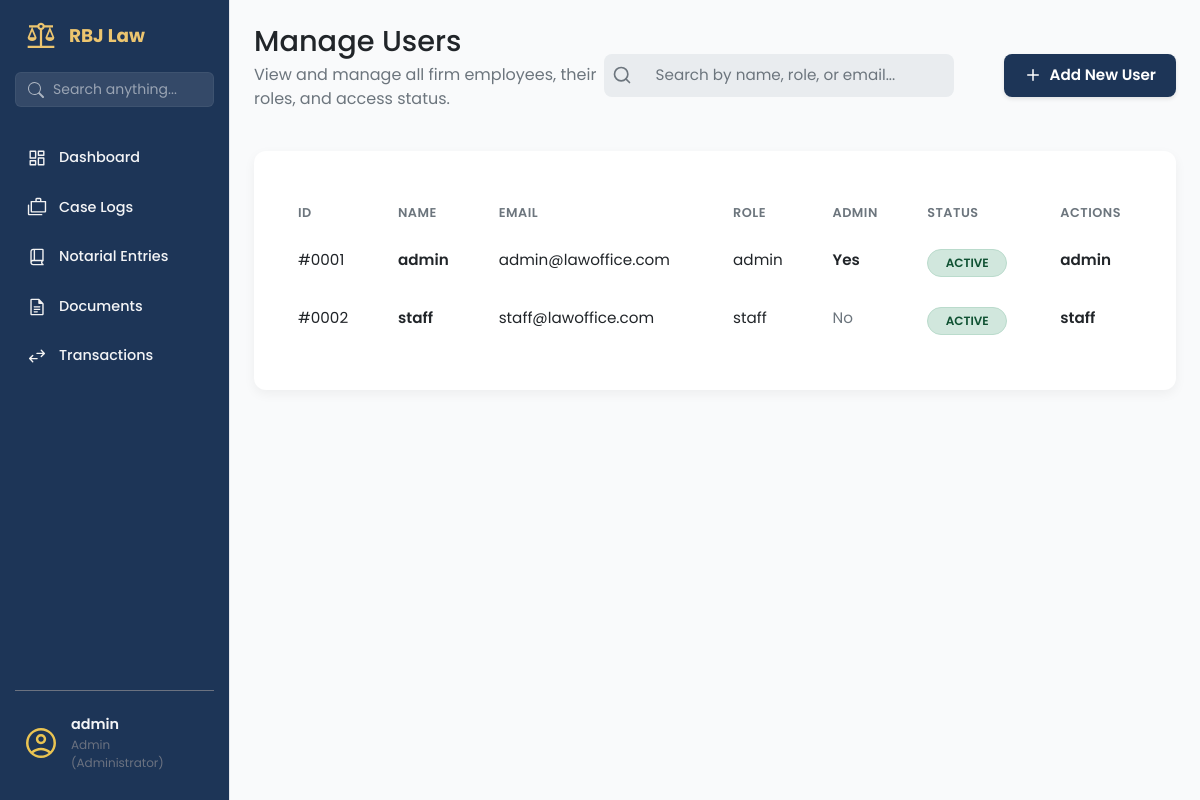
/admin/users (signed in), run on an earlier commit of the app's database.
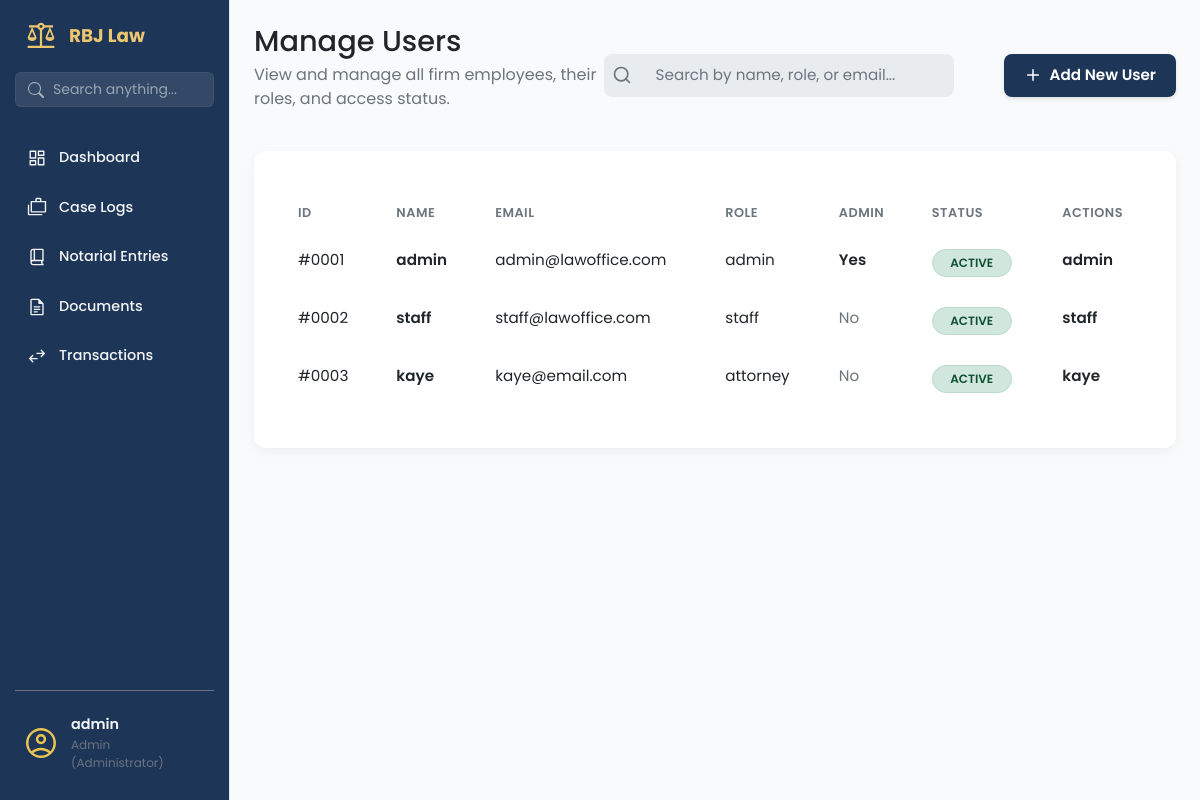
And on a later commit of the database.
### app/models/user_model.py (models this page shows, shortened)
class User(UserMixin, db.Model):
    __tablename__ = 'users'
    id = db.Column(db.Integer, primary_key=True)
    username = db.Column(db.String(80), unique=True, nullable=False, index=True)
    email = db.Column(db.String(120), unique=True, nullable=False)
    password_hash = db.Column(db.String(128), nullable=False)
    contact_number = db.Column(db.String(20), nullable=True)
    role = db.Column(db.String(50), default='attorney', nullable=False)
    is_active = db.Column(db.Boolean, default=True, nullable=False)
    is_admin = db.Column(db.Boolean, default=False, nullable=False)
    created_at = db.Column(db.DateTime, default=datetime.utcnow)
    updated_at = db.Column(db.DateTime, default=datetime.utcnow, onupdate=datetime.utcnow)

### app/routes/admin_profile_routes.py (the view)
@admin_bp.route('/users')
@login_required
def manage_users_page():
    if not current_user.is_admin:
        abort(403) # Forbidden
    users = get_all_users()
    return render_template('manage_users.html', users=users)

### app/services/user_service.py (called while the page is built)
def get_all_users():
    try:
        return User.query.all()
    except SQLAlchemyError as e:
        logging.error(f"Error fetching all users: {e}")
        return []

### app/templates/manage_users.html (shortened to what this page needs)
{% extends 'base.html' %}
{% block content %}
<main class="dashboard-content">
    <header class="dashboard-header">
        <div>
            <h1>Manage Users</h1>
            <p>View and manage all firm employees, their roles, and access status.</p>
        </div>
        <div class="dashboard-actions" style="display: flex; justify-content: space-between; flex-shrink: 0; gap: 50px;">
            <div class="search-bar">
                <svg class="search-bar__icon" xmlns="http://www.w3.org/2000/svg" width="20" height="20"
                    viewBox="0 0 24 24" fill="none" stroke="currentColor" stroke-width="2" stroke-linecap="round"
                    stroke-linejoin="round">
                    <circle cx="11" cy="11" r="8"></circle>
                    <line x1="21" y1="21" x2="16.65" y2="16.65"></line>
                </svg>
                <input class="search-bar__input" type="text" placeholder="Search by name, role, or email...">
            </div>
            <a href="{{ url_for('admin.add_new_user') }}" class="btn btn-primary">
                <svg class="btn-icon-left" xmlns="http://www.w3.org/2000/svg" viewBox="0 0 24 24" fill="none"
                    stroke="currentColor" stroke-width="2" stroke-linecap="round" stroke-linejoin="round">
                    <line x1="12" y1="5" x2="12" y2="19"></line>
                    <line x1="5" y1="12" x2="19" y2="12"></line>
                </svg>
                Add New User</a>
        </div>
    </header>
    <section class="content-section">
        <div class="data-card">
            <div class="table-wrapper">
                <table class="table user-table">
                    <colgroup>
                        <col class="col-id">
                        <col class="col-name">
                        <col class="col-email">
                        <col class="col-role">
                        <col class="col-admin">
                        <col class="col-status">
                        <col class="col-actions">
                    </colgroup>
                    <thead>
                        <tr>
                            <th>ID</th>
                            <th>Name</th>
                            <th>Email</th>
                            <th>Role</th>
                            <th>Admin</th>
                            <th>Status</th>
                            <th>Actions</th>
                        </tr>
                    </thead>
                    <tbody>
                        {% for user in users %}
                        <tr>
                            <td>#{{ '%04d' | format(user.id) }}</td>
                            <td>
                                <a href="{{ url_for('admin.edit_user', user_id=user.id) }}" class="table-link">{{
                                    user.username }}</a>
                            </td>
                            <td>{{ user.email }}</td>
                            <td>{{ user.role }}</td>
                            <td>
                                {% if user.is_admin %}
                                <span style="color: var(--color-success); font-weight: 600;">Yes</span>
                                {% else %}
                                <span style="color: var(--color-text-secondary);">No</span>
                                {% endif %}
                            </td>
                            <td>
                                {% if user.is_active %}
                                <span class="status-tag status-tag--active">Active</span>
                                {% else %}
                                <span class="status-tag status-tag--inactive">Inactive</span>
                                {% endif %}
                            </td>
                            <td>
                                <a href="{{ url_for('admin.edit_user', user_id=user.id) }}" class="table-link">{{
                                    user.username }}</a>
                            </td>
                        </tr>
                        {% endfor %}
                    </tbody>
                </table>
            </div>
        </div>
    </section>
</main>
{% endblock content %}

### app/templates/base.html (shortened to what this page needs)
<!DOCTYPE html>
<html lang="en">
<head>
    <link rel="stylesheet" href="{{ url_for('static', filename='vendor/bootstrap/css/bootstrap.min.css') }}">
    <link rel="stylesheet" href="{{ url_for('static', filename='css/main.css') }}">
    <link rel="stylesheet" href="{{ url_for('static', filename='css/sidebar.css') }}">
</head>
<body>
    <aside class="sidebar">
        <div class="sidebar-header">
            <img src="{{ url_for('static', filename='img/scales-of-justice.svg') }}" alt="logo" class="logo-img">
            <h2>RBJ Law</h2>
        </div>
        <div class="sidebar-search">
            <form action="{{ url_for('search.search_page') }}" method="GET">
                <div class="input-group">
                    <span class="input-group-text bg-transparent border-0 pe-0">
                    </span>
                    <input type="text" name="q" class="form-control" placeholder="Search anything..."
                        aria-label="Search" value="{{ request.args.get('q', '') }}">
                </div>
            </form>
        </div>
        <ul class="sidebar-links">
            <li>
                <a href="{{ url_for('dashboard.dashboard_page') }}"
                    class="{{ 'active' if 'dashboard' in request.endpoint else '' }}">
                    <span class="icon-wrapper"><img src="{{ url_for('static', filename='img/dashboard.svg') }}"
                            alt=""></span>
                    Dashboard
                </a>
            </li>
            {% if current_user.is_authenticated and (current_user.is_admin or current_user.role == 'admin') %}
            <li>
                <a href="{{ url_for('case.list_cases') }}" class="{{ 'active' if 'case' in request.endpoint else '' }}">
                    <span class="icon-wrapper"><img src="{{ url_for('static', filename='img/cases.svg') }}"
                            alt=""></span>
                    Case Logs
                </a>
            </li>
            {% endif %}
            {% if current_user.is_authenticated and current_user.role in ['admin', 'staff'] %}
            <li>
                <a href="{{ url_for('notarial_entries.notarial_entries_page') }}"
                    class="{{ 'active' if 'notarial' in request.endpoint else '' }}">
                    <span class="icon-wrapper"><img src="{{ url_for('static', filename='img/book.svg') }}"
                            alt=""></span>
                    Notarial Entries
                </a>
            </li>
            {% endif %}
            {% if current_user.is_authenticated and current_user.role in ['admin', 'staff'] %}
            <li>
                <a href="{{ url_for('documents.documents_page') }}"
                    class="{{ 'active' if 'documents' in request.endpoint else '' }}">
                    <span class="icon-wrapper"><img src="{{ url_for('static', filename='img/documents.svg') }}"
                            alt=""></span>
                    Documents
                </a>
            </li>
            {% endif %}
            {% if current_user.is_authenticated and current_user.role in ['admin', 'staff'] %}
            <li>
                <a href="{{ url_for('transaction.transactions_page') }}"
                    class="{{ 'active' if 'transaction' in request.endpoint else '' }}">
                    <span class="icon-wrapper"><img src="{{ url_for('static', filename='img/transaction.svg') }}"
                            alt=""></span>
                    Transactions
                </a>
            </li>
            {% endif %}
        </ul>
        <div class="sidebar-footer">
            <button class="avatar-btn" id="avatarBtn">
                <img src="{{ url_for('static', filename='img/avatar.svg') }}" alt="User Avatar">
                <div class="user-info">
                    <span class="user-name">
                        {{ current_user.username }}
                    </span>
                    <span class="user-role">
                        {{ current_user.role|title }}
                        {% if current_user.is_admin %} (Administrator){% endif %}
                    </span>
                </div>
            </button>
        </div>
    </aside>
    <div class="page-container">
        {% block content %}
        {% endblock %}
    </div>
</body>
</html>

### app/static/css/main.css (style rules this page uses)
.status-tag { display: inline-block; padding: 4px 10px; border-radius: 20px; font-size: 0.75rem; font-weight: 600; text-transform: uppercase; }
.status-tag--active { background-color: #d1e7dd; color: #0f5132; border: 1px solid #badbcc; }

### app/static/css/components/sidebar.css (style rules this page uses)
:root { --sidebar-width: 230px; --color-royal-blue: #1D3557; --color-gold: #ecc56f; --color-text-dark: #374151; --color-text-gray: #6b7280; --color-bg-white: #ffffff; --color-hover-gray: #f3f4f6; }
body { min-height: 100vh; background-color: #f9fafb; margin: 0; }
.sidebar { display: flex; position: fixed; flex-direction: column; top: 0; left: 0; height: 100%; width: var(--sidebar-width); background-color: var(--color-royal-blue); padding: 20px 15px; border-right: 1px solid #e5e7eb; z-index: 1000; }
.sidebar-header { display: flex; align-items: center; margin-bottom: 20px; padding: 0 10px; }
.sidebar-header img { width: 32px; height: auto; }
.sidebar-header h2 { font-size: 1.15rem; font-weight: 700; color: var(--color-gold); margin: 0 0 0 12px; }
.sidebar-links { list-style: none; padding: 0; margin: 0; display: flex; flex-direction: column; gap: 8px; }
.sidebar-links li { position: relative; }
.sidebar-links li a, .submenu-toggle { display: flex; align-items: center; gap: 12px; color: var(--color-hover-gray); font-weight: 500; padding: 10px 12px; border-radius: 8px; text-decoration: none; transition: all 0.2s ease; width: 100%; background: none; border: none; font-size: 0.9rem; }
.icon-wrapper { display: flex; align-items: center; justify-content: center; width: 20px; height: 20px; }
.sidebar-links li a img, .submenu-toggle img { width: 20px; height: 20px; transition: filter 0.2s; }
.sidebar-footer { margin-top: auto; position: relative; padding-top: 15px; border-top: 1px solid var(--color-text-gray) }
.avatar-btn { display: flex; align-items: center; gap: 12px; background: none; border: none; cursor: pointer; width: 100%; padding: 8px; border-radius: 8px; text-align: left; transition: all 0.2s ease; }
.avatar-btn img { width: 36px; height: 36px; border-radius: 50%; object-fit: cover; }
.user-info { display: flex; flex-direction: column; }
.user-name { font-size: 0.9rem; font-weight: 600; color: var(--color-hover-gray); transition: color 0.2s ease; }
.user-role { font-size: 0.75rem; color: var(--color-text-gray); transition: color 0.2s ease; }
.sidebar-search { margin-bottom: 30px; }
.sidebar-search input { background: transparent !important; border: none !important; color: #fff !important; font-size: 0.9rem; box-shadow: none !important; padding-left: 10px; width: 100%; }
.sidebar-search input::placeholder { color: rgba(255, 255, 255, 0.6); }
.page-container { margin-left: var(--sidebar-width); transition: margin-left 0.3s ease; }

### app/static/css/base/_variable.css (style rules this page uses)
:root { --color-bg-primary: #F4F4F4; --color-bg-secondary: #FFFFFF; --color-bg-search: #E9ECEF; --color-text-primary: #212529; --color-text-secondary: #6C757D; --color-text-white: #FFFFFF; --color-card-blue: #1D3557; --color-card-gold: #ecc56f; --color-card-green: #2A9D49; --shadow-light: 0 4px 12px rgba(0, 0, 0, 0.05); --border-radius-m: 12px; --border-radius-s: 8px; }

### app/static/css/components/_dashboard.css (style rules this page uses)
.page-container { min-height: 100vh; }
.dashboard-content { padding: 24px; }
.dashboard-header { display: flex; justify-content: space-between; align-items: center; margin-bottom: 24px; border-bottom: 1px solid var(--color-border-light); }
.dashboard-header h1 { margin: 0; font-size: 1.8rem; color: var(--color-text-primary); }
.dashboard-header p { margin-top: 4px; color: var(--color-text-secondary); }
body { background-color: var(--color-bg-primary); font-family: -apple-system, BlinkMacSystemFont, "Segoe UI", Roboto, Helvetica, Arial, sans-serif; }

### app/static/css/components/_data-card.css (style rules this page uses)
.data-card { display: flex; justify-content: space-between; align-items: center; background-color: var(--color-bg-secondary); padding: 24px; border-radius: var(--border-radius-m); box-shadow: var(--shadow-light); }

### app/static/css/components/_search-bar.css (style rules this page uses)
.search-bar { display: flex; align-items: center; background-color: var(--color-bg-search); border-radius: var(--border-radius-s); padding-inline: 8px; max-width: 500px; }
.search-bar__icon { color: var(--color-text-secondary); margin-right: 8px; flex-shrink: 0; }
.search-bar__input { width: 100%; border: none; outline: none; background-color: transparent; font-size: 1rem; color: var(--color-text-primary); }
.search-bar__input::placeholder { color: var(--color-text-secondary); }

### app/static/css/components/_status-tag.css (style rules this page uses)
.status-tag { font-size: 0.8rem; font-weight: 600; padding: 4px 10px; border-radius: 20px; text-align: center; flex-shrink: 0; min-width: 80px; }

What changed in the data, as far as the page shows it:
added User: id "0003", username "kaye", email "kaye@email.com", role "attorney", is_admin "No", is_active "ACTIVE"
